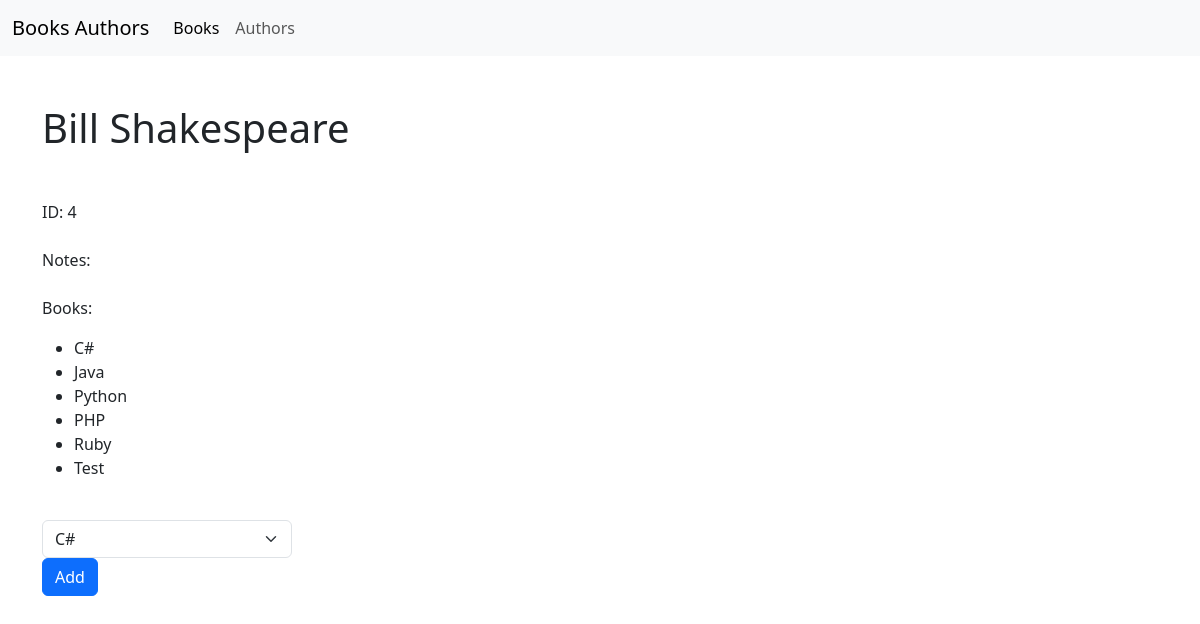
Screenshot of /author_details/4 with the database file from the repository.
### books_authors_app0/models.py (models this page shows, shortened)
class Author(models.Model):
    first_name = models.CharField(max_length=50)
    last_name = models.CharField(max_length=50)
    created_at = models.DateTimeField(auto_now_add=True)
    updated_at = models.DateTimeField(auto_now=True)
    note = models.TextField()

class Book(models.Model):
    title = models.CharField(max_length=100)
    description = models.TextField()
    created_at = models.DateTimeField(auto_now_add=True)
    updated_at = models.DateTimeField(auto_now=True)
    authors = models.ManyToManyField(Author)
    def __str__(self):
        return self.title

### books_authors_app0/views.py (the view)
# urls.py: path('author_details/<int:pk>',views.author_details, name='author_details'),
def author_details(request, pk):
    author = Author.objects.get(id=pk)
    books_authors = author.book_set.all()
    books = Book.objects.all()
    context = {
        'books_of_author': books_authors,
        'author': author,
        'books': books
        }
    return render(request, "author_details.html", context)

### templates/author_details.html (shortened to what this page needs)
{% extends './base.html' %}
{% block content %}
        <div class="row mt-5">
            <h1 class="mb-5">{{author.first_name}} {{author.last_name}} </h1>
            <div>
                <span class="bold">ID</span>: {{author.id}} <br> <br>
                <span >Notes:</span> {{author.note}}  <br><br>
                <div >
                    <p>Books:</p>
                    <ul>
                        {% for book in books_of_author %}
                        <li >
                            {{book.title}}
                        </li>
                        {% endfor %}
                    </ul>
                </div>
                <br>
                <form method="POST" action="{% url 'books_authors_app0:add_author' pk=author.id %}">
                    <div style="max-width: 250px">
                    <select  name="bbb" class="form-select">
                        {% for book in books %}
                        <option value={{book.id}}>{{book}}</option>
                        {% endfor %}
                    </select>
                    </div>
                <button type="submit" class="btn btn-primary">Add</button>
                </form>
            </div>
        </div>
{% endblock content %}

### rows the page displays
Author: first_name "Bill", last_name "Shakespeare", id "4"
Book: title "C#"
Book: title "Java"
Book: title "Python"
Book: title "PHP"
Book: title "Ruby"
Book: title "Test"

### other values shown
form field bbb "C#"
